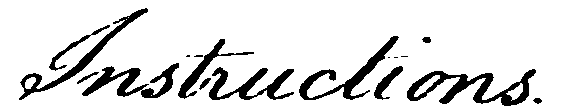
#> input picture 03_KWS/imageCropping/valid/300-02-05.png, 566 x 111 px; its folder holds 4 pictures in this run
$ python similarclusters_draft.py
#> lines starting #> are read from the running program, lines starting #| are printed output that depends on the picture
### 03_KWS/imageCropping/getdata.py

import numpy as np
from PIL import Image


def getfeatures(filename):
    img = (Image.open(filename).resize((200, 200)))
    img = np.asarray(img)

    feature_matrix = np.zeros((200,6))
    for i in range(200):
        #Get all feature for each column
        column = img[:,i] # single pixel column(sliding window)
        udx,ldx = get_countour(column,img,i)
        feature_matrix[i,0] = udx
        feature_matrix[i,1] = ldx
        feature_matrix[i,2],feature_matrix[i,3] = blk2wht(column)
        feature_matrix[i,4] = get_no_win_blk(column)

# [4 lines of commented-out code are left out]

        feature_matrix[i,5] = get_countour_grad_change(img,i,ldx,udx,column)


    return feature_matrix


def get_countour(column,img,i):

    #1upper countour ? values or index
    uc = np.where(column == 0)[0] #first instance at column 0
    if uc.size > 0:
        udx = uc[0]# index
    else :
        udx = 0

    #2 lower countour, reverse column, first black instance
    lc = np.where(np.flipud(img[:,i] == 0))[0]
    if lc.size > 0 :
        ldx = 200 - lc[0]# index
    else :
        ldx = 0
    return udx,ldx


def blk2wht(column):
    #  get counts of balck and white, unique number and their counts
    unique, counts = np.unique(column, return_counts=True)
    bwn =dict(zip(unique, counts))
    #print (bwn)

    #3get black to white ratio
    if(bwn.get(255)):

        black_count = bwn.get(255)
    else :
        black_count = 0
     # 4 black to white transitions
    counter = 0
    for j in range(1,200):
        if column[j] != column[j-1]:
            counter = counter + 1
    return black_count, counter


def get_no_win_blk(column):

    #5 number of black in window
    counter = 0
    for j in range(0, len(column)):
        if column[j] == 0:
            counter = counter +1
    if counter:
        b_ratio = counter/len(column)

    else:
        b_ratio = 0
    return b_ratio


# [11 lines of commented-out code are left out]

def get_countour_grad_change(img,i,ldx,udx,column): # if the not the last column
    if i < 199:
        column_plus = img[:,i+1]
        uc_plus = np.where(column_plus == 0)[0] #first instance at column 0
        if  uc_plus.size > 0: #if no upper countour space is white
            udx_plus = uc_plus[0]# index
            # lower countour, reverse column, first black instance
            lc_plus = np.where(np.flipud(img[:,i+1] == 0))[0]
            ldx_plus = 200 - lc_plus[0]# index

            # 7 gradient change
            b_grad = abs(ldx - udx) - (ldx_plus - udx_plus)
        else :
            b_grad = 0
        return b_grad
    else:
        return 0


### 03_KWS/imageCropping/similarclusters_draft.py
# -*- coding: utf-8 -*-
"""
Created on Wed May 17 00:01:25 2017

@author: alvin

"""
import pickle
import glob
from getdata import getfeatures
import os
from cdtw import pydtw

#Load the feature vector from file, if exist if not generate and do dtw
#For the training part
def loadFeatureVector_tofile():
    try:
        with open("ground-truth/transcription.txt", "r") as myfile:
            lines = myfile.readlines()
            for line in lines:
                #get data in line
                id_label = line.replace("\n","").split()
                #slipt into id and labels
                im_id = id_label[0]
                label = id_label[1]
                #load feature of said image and store with the label
                feature = getfeatures("train/"+im_id+".png")
                #sava to file data + id
                file = open('database/' + im_id + '.pkl','wb')
                pickle.dump((feature,im_id,label), file)
    except FileNotFoundError:
        print('Training images features saved to DB')
    return 0


# load the features and the label and make a cluster dict based on label
def initialize_image_clusters():
    im_clusters = {}
    #open the images from database
    for filename in glob.glob('database/*'):
        file = open(filename,'rb')
        label_data = pickle.load(file)#tuple with the feature data and label
        #make a dictionary of dictionary(store feature data, and id under label from transcript)
        #but save also the feature data, and the id in a dictionary structure.
        #for every label, dict[label], call the features and do dtw, when least cluster distance is found
        #call the ids of this label cluster
        #####################################TO DO##################
        # Each label contains id and features
        content = [label_data[0],label_data[1]]
        if label_data[2] not in im_clusters:
            im_clusters[label_data[2]] = content
        else:
            im_clusters[label_data[2]].append(content)

    return im_clusters

# load the dtw to classify the test set
def load_test():
    #have to load the features and the labels of the valid too, we use only few
    #by using the appraoch we find the min cluster and all ground truth images will be called.
    #the task becomes retriving the right cluster for this test image
    with open("ground-truth/transcription.txt", "r") as myfile:
#> (reads 03_KWS/imageCropping/ground-truth/transcription.txt from the repository)
        for filename in glob.glob('valid/*'):
            # get data in line
            file = open(filename, 'rb')
            # slipt into id and labels
            im_id, extension = os.path.splitext(os.path.basename(filename))

            # Get the ground truth
            lines = myfile.readlines()
            for line in lines:
                # get data in line
                id_label = line.replace("\n", "").split()
                # slipt into id and labels
                if id_label[0] == im_id:
                    label = id_label[1]

            # load feature of said image and store with the label
            feature = getfeatures("valid/" + im_id + ".png")
#> in getfeatures, `img = (Image.open(filename).resize((200, 200)))`:
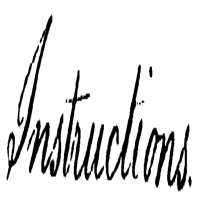
#> img: PIL image 200x200 L; min 0, max 255, mean 223.2
#> the loop in getfeatures, `for i in range(200):` made 200 passes
#> (udx, ldx, black_count in blk2wht, b_ratio in get_no_win_blk, udx_plus in get_countour_grad_change, ldx_plus in get_countour_grad_change, b_grad in get_countour_grad_change) on passes 29 to 31: (73, 147, 144, 0.075, 68, 143, -1), (68, 143, 131, 0.095, 66, 172, -31), (66, 172, 133, 0.135, 64, 168, 2)

            # start the DTW classification
            for reference in initialize_image_clusters():
                dtw = pydtw.dtw(feature, reference, pydtw.Settings(step='p0sym', window='palival',
                                                                   param=1.0, norm=False, compute_path=True))
                print(dtw.get_dist())
#> pass 2 of the loop in load_test, `for filename in glob.glob('valid/*'):`:
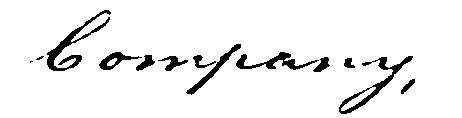
#> input picture 03_KWS/imageCropping/valid/300-04-02.png, 462 x 118 px
#> in getfeatures (call 2), `img = (Image.open(filename).resize((200, 200)))`:
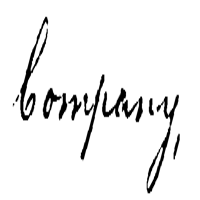
#> img: PIL image 200x200 L; min 0, max 255, mean 239.4
#> pass 3 of the loop in load_test, `for filename in glob.glob('valid/*'):`:
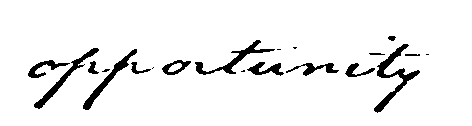
#> input picture 03_KWS/imageCropping/valid/300-04-05.png, 472 x 126 px
#> in getfeatures (call 3), `img = (Image.open(filename).resize((200, 200)))`:
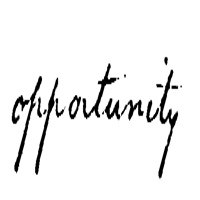
#> img: PIL image 200x200 L; min 0, max 255, mean 239.8
#> the loop made 4 passes; the first 3 are shown


if __name__ == "__main__":
    load_test()
